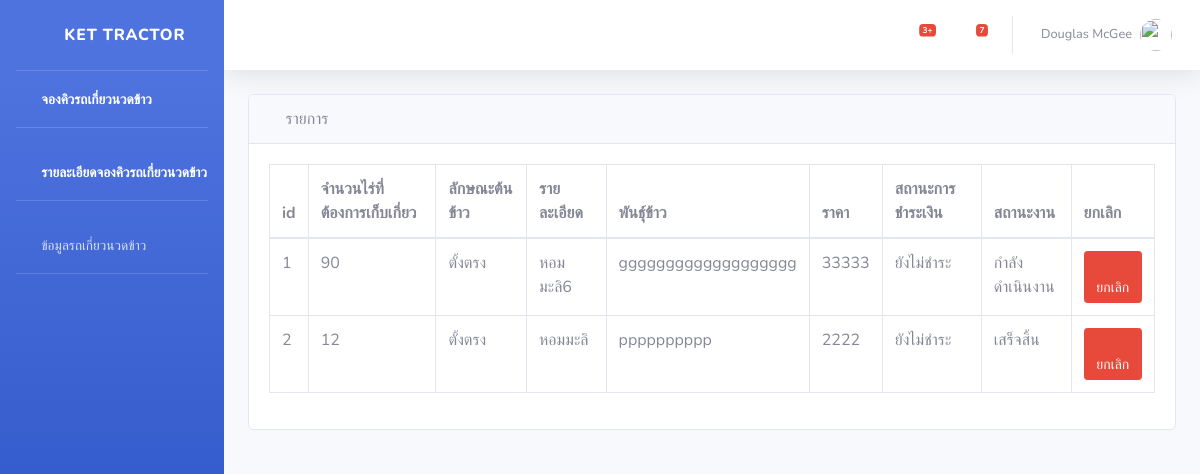
The app's page /showWork, older data.
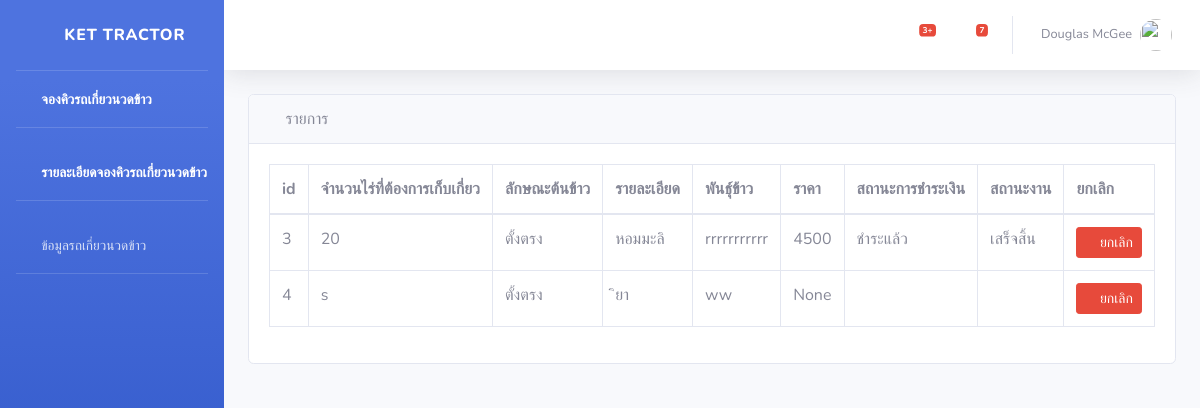
The same page, newer data.
### api/models.py (models this page shows, shortened)
class Work(models.Model):
    area = models.CharField(max_length=1000, verbose_name='พื้นที่ (ไร่)')
    rice_type = models.ForeignKey(Rice_type, on_delete=models.CASCADE, null=True, default=1, verbose_name='ลักษณะข้าวที่จะให้เกี่ยว')
    rice = models.CharField(max_length=1000, null=True, verbose_name='พันธุ์ข้าว')
    workDetail = models.TextField(max_length=1000, null=True,  verbose_name='รายละเอียด')
    price = models.CharField(max_length=1000, verbose_name='จำนวนเงิน (บาท)')
    money_status = models.ForeignKey(Money_status, on_delete=models.CASCADE, default=" ", verbose_name='สถานะการชำระเงิน') # ให้นิยามเพิ่มเติม
    work_status = models.ForeignKey(Work_status, on_delete=models.CASCADE, default=" ", verbose_name='สถานะงาน') # รับ ไม่รับ จ่าย
    class Meta:
        verbose_name = 'งานที่ต้องเก็บเกี่ยว'

class Rice_type(models.Model):
    id = models.AutoField(primary_key=True)
    rice_type = models.CharField(max_length=100)
    def __str__(self):
         return f'{self.rice_type}'
    class Meta:
        verbose_name = 'ลักษณะข้าวที่จะให้เกี่ยว'

class Money_status(models.Model):
    id = models.AutoField(primary_key=True)
    money_status = models.CharField(max_length=100, verbose_name = 'สถานะการชำระเงิน')
    def __str__(self):
         return f'{self.money_status}'
    class Meta:
        verbose_name = 'สถานะการชำระเงิน'

class Work_status (models.Model):
    id = models.AutoField(primary_key=True)
    work_status  = models.CharField(max_length=100, verbose_name="สถานะงาน")
    def __str__(self):
         return f'{self.work_status}'
    class Meta:
        verbose_name = 'สถานะงาน'

### api/views.py (the view)
# urls.py: path('showWork',views.showWork),
def showWork(req):
    showWork = Work.objects.all()
    return render(req, 'api/showWork.html', {
        'showWork': showWork,
    })

### api/templates/api/showWork.html (shortened to what this page needs)
{% extends 'api/base.html' %}
{% block content %}
<div id="content-wrapper">
  <div class="container-fluid">
      <div class="card mb-3">
          <div class="card-header">
              <i class="fas fa-table"></i>
              รายการ
          </div>
          <div class="card-body">
               <div class="table-responsive">
                  <table class="table table-bordered" id="dataTable" width="100%" cellspacing="0" align="center">
                      <thead>
                      <tr>
                        <th>id</th>
                          <th>จำนวนไร่ที่ต้องการเก็บเกี่ยว</th>
                          <th>ลักษณะต้นข้าว</th>
                          <th>รายละเอียด</th>
                          <th>พันธุ์ข้าว</th>
                          <th>ราคา</th>
                          <th>สถานะการชำระเงิน</th>
                          <th>สถานะงาน</th>
                          <th>ยกเลิก</th>
                      </tr>
                      </thead>
                      <tbody>
                      {% for showWork in showWork %}
                          <tr>
                            <td>{{ showWork.id }}</td>
                              <td>{{ showWork.area }}</td>
                              <td>{{ showWork.rice_type }}</td>
                              <td>{{ showWork.rice }}</td>
                              <td>{{ showWork.workDetail }}</td>
                              <td>{{ showWork.price }}</td>
                              <td>{{ showWork.money_status }}</td>
                              <td>{{ showWork.work_status }}</td>
                              <td><a class="btn btn-sm btn-danger" href="/deleteshowWork/{{showWork.id}}"><span class="fa fa-trash"></span> ยกเลิก</a></td>
                      {% endfor %}
                      </tbody>
                    </table>
                </div>
                </div>
                </div>
                </div>
                {% endblock %}

### api/templates/api/base.html (shortened to what this page needs)
<!DOCTYPE html>
{% load static %}
<html lang="en">
<head>
    <link href="{% static 'api/vendor/fontawesome-free/css/all.min.css'%}" rel="stylesheet" type="text/css">
    <link href="{% static 'api/css/sb-admin-2.min.css'%}" rel="stylesheet">
</head>
<body id="page-top">
    <div id="wrapper">
        <ul class="navbar-nav bg-gradient-primary sidebar sidebar-dark accordion" id="accordionSidebar">
            <a class="sidebar-brand d-flex align-items-center justify-content-center" href="/index">
                <div class="sidebar-brand-icon rotate-n-15">
                    <i class="fas fa-laugh-wink"></i>
                </div>
                <div class="sidebar-brand-text mx-3">Ket Tractor</div>
            </a>
            <hr class="sidebar-divider my-0">
            <li class="nav-item active">
                <a class="nav-link" href="/addWork">
                    <i class="fas fa-fw fa-tachometer-alt"></i>
                    <span>จองคิวรถเกี่ยวนวดข้าว</span></a>
            </li>
             <hr class="sidebar-divider">
             <li class="nav-item active">
                <a class="nav-link" href="/showWork">
                    <i class="fas fa-fw fa-tachometer-alt"></i>
                    <span>รายละเอียดจองคิวรถเกี่ยวนวดข้าว</span></a>
            </li>
           <hr class="sidebar-divider">
             <li class="nav-item">
                <a class="nav-link collapsed" href="#" data-toggle="collapse" data-target="#collapseTwo"
                    aria-expanded="true" aria-controls="collapseTwo">
                    <i class="fas fa-fw fa-cog"></i>
                    <span>ข้อมูลรถเกี่ยวนวดข้าว</span>
                </a>
            <hr class="sidebar-divider">
        </ul>
        <div id="content-wrapper" class="d-flex flex-column">
            <div id="content">
                <nav class="navbar navbar-expand navbar-light bg-white topbar mb-4 static-top shadow">
                    <ul class="navbar-nav ml-auto">
                        <li class="nav-item dropdown no-arrow mx-1">
                            <a class="nav-link dropdown-toggle" href="#" id="alertsDropdown" role="button"
                                data-toggle="dropdown" aria-haspopup="true" aria-expanded="false">
                                <i class="fas fa-bell fa-fw"></i>
                                <span class="badge badge-danger badge-counter">3+</span>
                            </a>
                        </li>
                        <li class="nav-item dropdown no-arrow mx-1">
                            <a class="nav-link dropdown-toggle" href="#" id="messagesDropdown" role="button"
                                data-toggle="dropdown" aria-haspopup="true" aria-expanded="false">
                                <i class="fas fa-envelope fa-fw"></i>
                                <span class="badge badge-danger badge-counter">7</span>
                            </a>
                        </li>
                        <li class="nav-item dropdown no-arrow">
                            <a class="nav-link dropdown-toggle" href="#" id="userDropdown" role="button"
                                data-toggle="dropdown" aria-haspopup="true" aria-expanded="false">
                                <span class="mr-2 d-none d-lg-inline text-gray-600 small">Douglas McGee</span>
                                <img class="img-profile rounded-circle"
                                    src="{% static 'api/img/undraw_profile.svg'%}">
                            </a>
                        </li>
                    </ul>
                </nav>
                {% block content %}
                {% endblock %}
        </div>
    </div>
</body>
</html>

Row changes from the older to the newer data that the page shows:
removed Work: id "1", area "90", rice_type "ตั้งตรง", rice "หอมมะลิ6", workDetail "ggggggggggggggggggg", price "33333", money_status "ยังไม่ชำระ", work_status "กำลังดำเนินงาน"
removed Work: id "2", area "12", rice_type "ตั้งตรง", rice "หอมมะลิ", workDetail "pppppppppp", price "2222", money_status "ยังไม่ชำระ", work_status "เสร็จสิ้น"
added Work: id "3", area "20", rice_type "ตั้งตรง", rice "หอมมะลิ", workDetail "rrrrrrrrrrr", price "4500", money_status "ชำระแล้ว", work_status "เสร็จสิ้น"
added Work: id "4", area "s", rice_type "ตั้งตรง", rice "ิยา", workDetail "ww", price "None"
